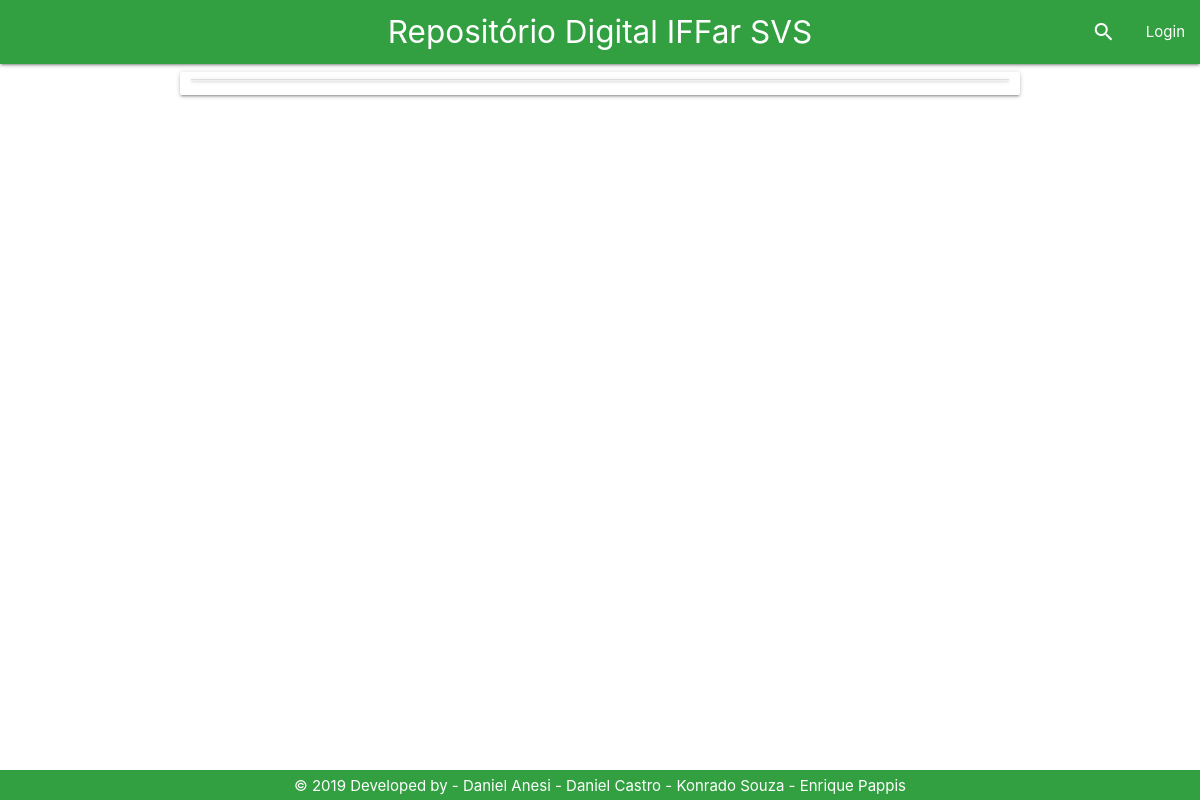
Before: /Tela/producaoCientifica.php with the older database file.
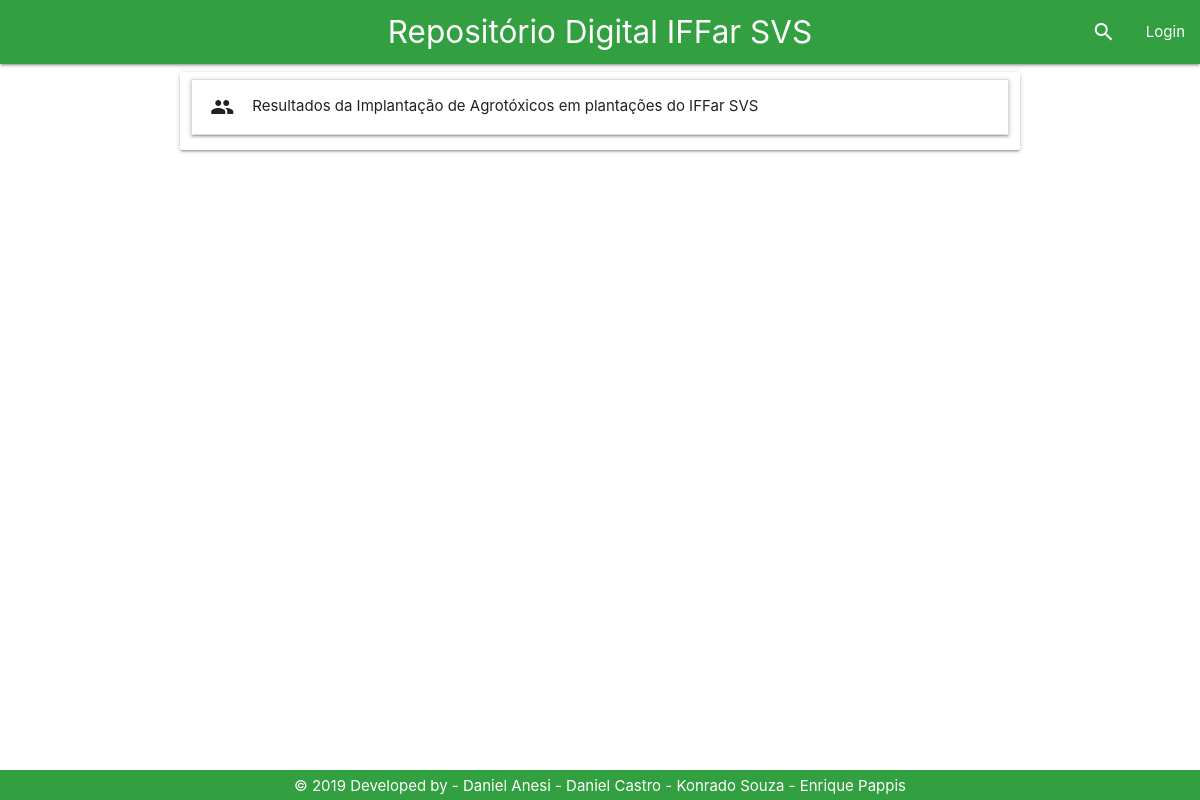
After: the same page with the newer database file.
### tables this page shows
CREATE TABLE `trabalho` (
  `id_trabalho` int(11) NOT NULL,
  `id_usuario` int(11) NOT NULL,
  `nome` varchar(200) NOT NULL,
  `resumo` varchar(4500) NOT NULL,
  `categoria` varchar(20) NOT NULL,
  `autores` varchar(200) NOT NULL,
  `orientadores` varchar(200) DEFAULT NULL,
  `coorientadores` varchar(200) DEFAULT NULL,
  `palavras_chave` varchar(100) NOT NULL,
  `data_submissao` varchar(40) DEFAULT NULL,
  `caminho` varchar(80) NOT NULL,
  `id_curso` int(11) NOT NULL,
  `numero_acessos` int(11) DEFAULT NULL,
  `numero_downloads` int(11) DEFAULT NULL
);

### Controle/trabalhoPDO.php (called while the page is built, shortened)
<?php
if (realpath('./index.php')) {
    include_once './Controle/conexao.php';
    include_once './Controle/usuarioPDO.php';
    include_once './Modelo/Trabalho.php';
    include_once './Modelo/Usuario.php';
} else {
    if (realpath('../index.php')) {
        include_once '../Modelo/Trabalho.php';
    }
}
class TrabalhoPDO {
    public function selectTrabalhoCategoria($categoria) {
        $con = new conexao();
        $pdo = $con->getConexao();
        $stmt = $pdo->prepare('select * from trabalho where categoria = :categoria;');
        $stmt->bindValue(':categoria', $categoria);
        $stmt->execute();
        if ($stmt->rowCount() > 0) {
            return $stmt;
        } else {
            return false;
        }
    }
}

### Modelo/Trabalho.php (called while the page is built, shortened)
<?php
class trabalho{
private $nome;
public function __construct() {
    if (func_num_args() != 0) {
        $atributos = func_get_args()[0];
        }
    }
     public function getNome(){
         return $this->nome;
     }
}

### Tela/producaoCientifica.php (the view, shortened to what this page needs)
<!DOCTYPE html>
<?php
if (realpath('./index.php')) {
    include_once './Controle/conexao.php';
    include_once './Controle/trabalhoPDO.php';
    include_once './Modelo/Usuario.php';
    include_once './Modelo/Trabalho.php';
} else {
    include_once '../Controle/trabalhoPDO.php';
    include_once '../Modelo/Trabalho.php';
}
include_once '../Base/header.php';
?>
<html>
    <head>
    </head>
    <body>
        <div class="container">
            <div class="row">
                <div class="col l12 card">
                    <ul class="collapsible">
                        <?php
                        $trabalhoListar = new trabalhoPDO();
                        $sql = $trabalhoListar->selectTrabalhoCategoria('producaocientifica');
                        if ($sql != false) {
                            while ($resultado = $sql->fetch()) {
                                $tr = new trabalho($resultado);
                                ?>
                                <li>
                                    <div class="collapsible-header"><i class="material-icons">group</i><?php echo $tr->getNome(); ?></div>
                                </li>
                                <?php
                            }
                        }
                        ?>
                    </ul>
                </div>
            </div>
        </div>
        <?php
        include_once '../Base/footer.php';
        ?>
    </body>
</html>

Changed rows visible on the page:
added trabalho: nome "Resultados da Implantação de Agrotóxicos em plantações do IFFar SVS"
